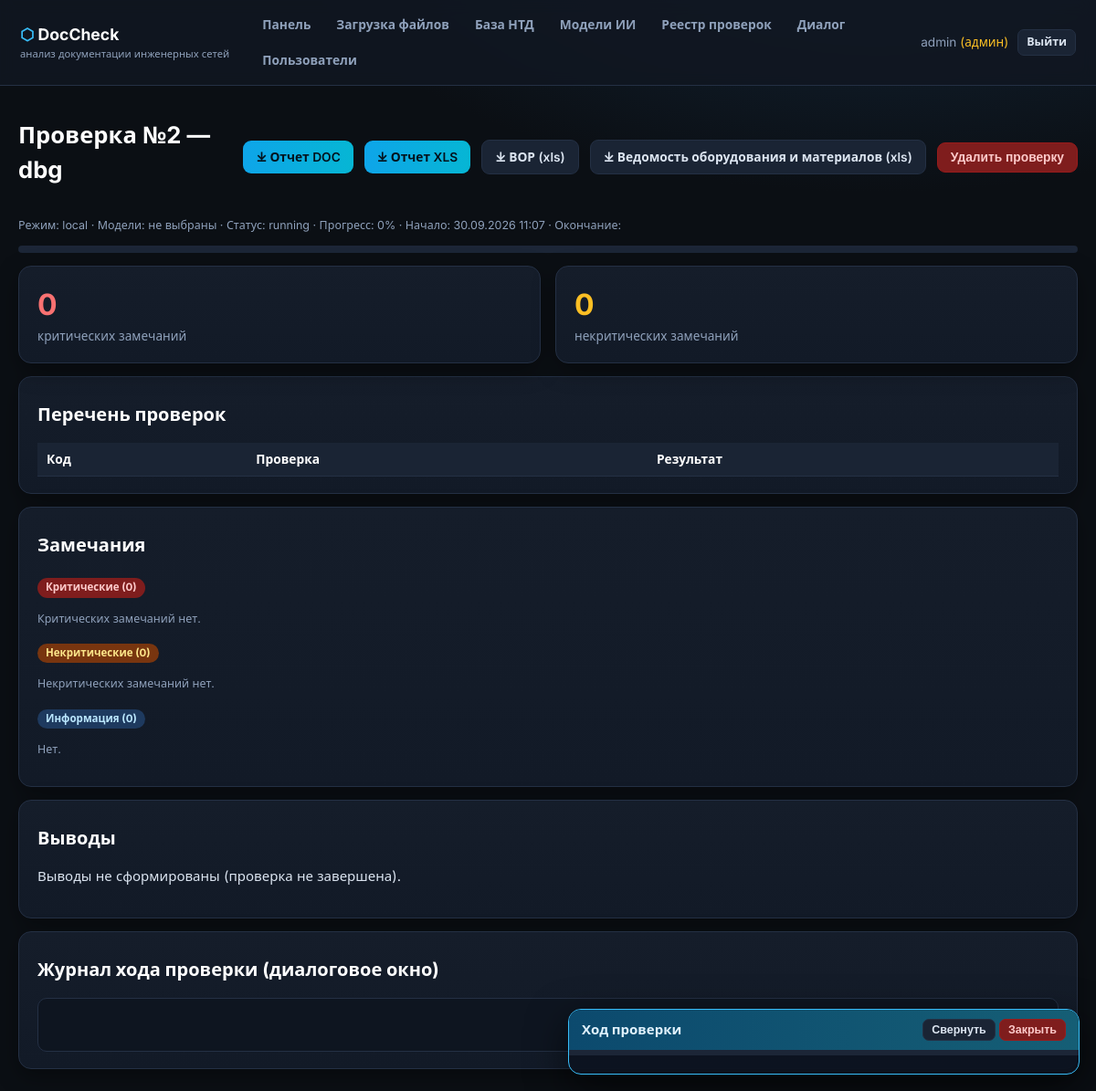
Screenshot of /check/2 (signed in) with the database file from the repository.
### app/models.py (models this page shows, shortened)
class User(UserMixin, db.Model):
    __tablename__ = "users"
    id = db.Column(db.Integer, primary_key=True)
    username = db.Column(db.String(64), unique=True, nullable=False)
    full_name = db.Column(db.String(128), default="")
    email = db.Column(db.String(128), default="")
    password_hash = db.Column(db.String(256), nullable=False)
    role = db.Column(db.String(16), default="user")  # admin | user
    is_blocked = db.Column(db.Boolean, default=False)
    created_at = db.Column(db.DateTime, default=utcnow)
    checks = db.relationship("Check", backref="user", lazy="dynamic")
    @property
    def is_active(self):
        return not self.is_blocked
    @property
    def is_admin(self):
        return self.role == "admin"

class Check(db.Model):
    __tablename__ = "checks"
    id = db.Column(db.Integer, primary_key=True)
    user_id = db.Column(db.Integer, db.ForeignKey("users.id"))
    project_name = db.Column(db.String(256), default="")
    mode = db.Column(db.String(16), default="local")   # local | cloud | hybrid
    models_used = db.Column(db.String(256), default="")
    status = db.Column(db.String(16), default="new")   # new|running|done|error
    progress = db.Column(db.Integer, default=0)        # 0..100
    log_json = db.Column(db.Text, default="[]")        # журнал событий (диалоговое окно)
    result_json = db.Column(db.Text, default="{}")     # структурированный результат
    report_summary = db.Column(db.Text, default="")    # краткие выводы
    critical_count = db.Column(db.Integer, default=0)
    minor_count = db.Column(db.Integer, default=0)
    started_at = db.Column(db.DateTime, default=utcnow)
    finished_at = db.Column(db.DateTime)
    files = db.relationship("UploadedFile", secondary=check_files,
                            backref="checks")

### app/routes/main.py (the view)
@bp.route("/check/<int:check_id>")
@login_required
def check_view(check_id):
    c = db.session.get(Check, check_id) or abort(404)
    if not current_user.is_admin and c.user_id != current_user.id:
        abort(403)
    result = json.loads(c.result_json or "{}")
    log = json.loads(c.log_json or "[]")
    return render_template("check_result.html", c=c, result=result, log=log)

### app/templates/check_result.html (shortened to what this page needs)
{% extends "base.html" %}
{% block content %}
<div class="flex">
  <h1 style="flex:1">Проверка №{{ c.id }} — {{ c.project_name }}</h1>
  <a class="btn btn-primary" href="/api/check/{{ c.id }}/report.docx">⤓ Отчет DOC</a>
  <a class="btn btn-primary" href="/api/check/{{ c.id }}/report.xlsx">⤓ Отчет XLS</a>
  <a class="btn" href="/api/check/{{ c.id }}/bomis.xlsx">⤓ ВОР (xls)</a>
  <a class="btn" href="/api/check/{{ c.id }}/spec.xlsx">⤓ Ведомость оборудования и материалов (xls)</a>
  {% if current_user.is_admin or c.user_id==current_user.id %}
  <button class="btn btn-danger" onclick="delCheck({{ c.id }})">Удалить проверку</button>{% endif %}
</div>
<p class="hint">Режим: {{ c.mode }} · Модели: {{ c.models_used or 'не выбраны' }} ·
Статус: {{ c.status }} · Прогресс: {{ c.progress }}% ·
Начало: {{ c.started_at.strftime('%d.%m.%Y %H:%M') if c.started_at }} ·
Окончание: {{ c.finished_at.strftime('%d.%m.%Y %H:%M') if c.finished_at }}</p>
<div class="progress-line mb"><div style="width:{{ c.progress }}%"></div></div>
<div class="grid cols-2">
  <div class="card stat"><div class="num" style="color:var(--crit)">{{ c.critical_count }}</div><div class="lbl">критических замечаний</div></div>
  <div class="card stat"><div class="num" style="color:var(--warn)">{{ c.minor_count }}</div><div class="lbl">некритических замечаний</div></div>
</div>
<div class="card mt">
  <h2>Перечень проверок</h2>
  <table>
    <tr><th>Код</th><th>Проверка</th><th>Результат</th></tr>
  </table>
</div>
<div class="card mt">
  <h2>Замечания</h2>
  {% set crit = result.get('findings', []) | selectattr('severity','equalto','critical') | list %}
  {% set minor = result.get('findings', []) | selectattr('severity','equalto','minor') | list %}
  {% set info = result.get('findings', []) | selectattr('severity','equalto','info') | list %}
  <h3><span class="badge b-crit">Критические ({{ crit|length }})</span></h3>
  {% for f in crit %}
  <div class="finding critical"><b>[{{ f.check }}]</b> {{ f.message }}
    <div class="ntd">Основание: {{ f.ntd_ref }}</div></div>
  {% else %}<p class="hint">Критических замечаний нет.</p>{% endfor %}
  <h3><span class="badge b-minor">Некритические ({{ minor|length }})</span></h3>
  {% for f in minor %}
  <div class="finding minor"><b>[{{ f.check }}]</b> {{ f.message }}
    <div class="ntd">Основание: {{ f.ntd_ref }}</div></div>
  {% else %}<p class="hint">Некритических замечаний нет.</p>{% endfor %}
  <h3><span class="badge b-info">Информация ({{ info|length }})</span></h3>
  {% for f in info %}
  <div class="finding info"><b>[{{ f.check }}]</b> {{ f.message }}</div>
  {% else %}<p class="hint">Нет.</p>{% endfor %}
</div>
<div class="card mt">
  <h2>Выводы</h2>
  <p style="white-space:pre-wrap">{{ c.report_summary or 'Выводы не сформированы (проверка не завершена).' }}</p>
</div>
<div class="card mt">
  <h2>Журнал хода проверки (диалоговое окно)</h2>
  <div class="dock-log" style="max-height:400px;background:#0e1520;border-radius:10px;border:1px solid var(--line)">
    </div>
</div>
{% endblock %}

### app/templates/base.html (shortened to what this page needs)
<!DOCTYPE html>
<html lang="ru">
<head>
<link rel="stylesheet" href="{{ url_for('static', filename='style.css') }}">
</head>
<body class="{% if not current_user.is_authenticated %}login-body{% endif %}">
{% if current_user.is_authenticated %}
<nav class="topbar">
  <div class="brand"><span class="logo">⬡</span> DocCheck <small>анализ документации инженерных сетей</small></div>
  <div class="nav-links">
    <a href="{{ url_for('main.dashboard') }}" class="{{ 'active' if request.endpoint=='main.dashboard' }}">Панель</a>
    <a href="{{ url_for('main.upload_page') }}" class="{{ 'active' if request.endpoint=='main.upload_page' }}">Загрузка файлов</a>
    <a href="{{ url_for('main.ntd') }}" class="{{ 'active' if request.endpoint.startswith('main.ntd') }}">База НТД</a>
    <a href="{{ url_for('main.models') }}" class="{{ 'active' if request.endpoint=='main.models' }}">Модели ИИ</a>
    <a href="{{ url_for('main.history') }}" class="{{ 'active' if request.endpoint=='main.history' }}">Реестр проверок</a>
    <a href="{{ url_for('main.chat_page') }}" class="{{ 'active' if request.endpoint=='main.chat_page' }}">Диалог</a>
    {% if current_user.is_admin %}<a href="{{ url_for('auth.users') }}" class="{{ 'active' if request.endpoint=='auth.users' }}">Пользователи</a>{% endif %}
  </div>
  <div class="nav-user">
    <span class="uname">{{ current_user.username }}{% if current_user.is_admin %} <em>(админ)</em>{% endif %}</span>
    <a class="btn btn-sm" href="{{ url_for('auth.logout') }}">Выйти</a>
  </div>
</nav>
{% endif %}
<main class="container">
  {% block content %}{% endblock %}
</main>
<div id="progressDock" class="dock hidden">
  <div class="dock-head">
    <b>Ход проверки</b>
    <span>
      <button class="btn btn-sm" onclick="toggleDock()">Свернуть</button>
      <button class="btn btn-sm btn-danger" onclick="closeDock()">Закрыть</button>
    </span>
  </div>
  <div class="dock-bar"><div id="dockFill"></div></div>
  <div id="dockLog" class="dock-log"></div>
</div>
</body>
</html>

### app/static/style.css (style rules this page uses)
:root { --bg:#0b0f14; --bg2:#111722; --panel:#151d2a; --panel2:#1a2434; --line:#243044; --txt:#dbe4f0; --muted:#8fa1bb; --acc:#38bdf8; --acc2:#22d3ee; --ok:#34d399; --warn:#fbbf24; --crit:#f87171; }
* { box-sizing:border-box }
body { margin:0;background:radial-gradient(1200px 600px at 80% -10%, #14283c 0%, var(--bg) 55%) fixed; color:var(--txt);font-family:'Inter',system-ui,sans-serif;font-size:15px;line-height:1.5 }
a { color:var(--acc);text-decoration:none }
h1,h2,h3 { font-weight:700;color:#fff;margin:.4em 0 .8em }
h1 { font-size:1.6rem }
h2 { font-size:1.25rem }
.topbar { display:flex;align-items:center;gap:24px;padding:10px 22px; background:rgba(17,23,34,.85);backdrop-filter:blur(8px);border-bottom:1px solid var(--line); position:sticky;top:0;z-index:50 }
.brand { font-weight:700;font-size:1.1rem;color:#fff;white-space:nowrap }
.brand small { display:block;color:var(--muted);font-weight:400;font-size:.7rem }
.logo { color:var(--acc) }
.nav-links { display:flex;gap:4px;flex-wrap:wrap;flex:1 }
.nav-links a { padding:7px 12px;border-radius:8px;color:var(--muted);font-weight:600;font-size:.86rem }
.nav-user { display:flex;align-items:center;gap:10px }
.uname { color:var(--muted);font-size:.85rem }
.uname em { color:var(--warn);font-style:normal }
.container { max-width:1200px;margin:24px auto;padding:0 20px }
.grid { display:grid;gap:16px }
.grid.cols-2 { grid-template-columns:repeat(auto-fit,minmax(380px,1fr)) }
.card { background:linear-gradient(180deg,var(--panel),#121a27);border:1px solid var(--line); border-radius:14px;padding:18px 20px;box-shadow:0 8px 24px rgba(0,0,0,.35) }
.stat .num { font-size:2rem;font-weight:700;color:var(--acc) }
.stat .lbl { color:var(--muted);font-size:.85rem }
.btn { display:inline-block;background:var(--panel2);border:1px solid var(--line);color:var(--txt); padding:8px 14px;border-radius:9px;font-weight:600;font-size:.86rem;cursor:pointer }
.btn-primary { background:linear-gradient(90deg,#0ea5e9,#06b6d4);border:none;color:#04121c }
.btn-danger { background:#7f1d1d;border-color:#991b1b;color:#fecaca }
.btn-sm { padding:4px 9px;font-size:.78rem;border-radius:7px }
table { width:100%;border-collapse:collapse;font-size:.86rem }
th { background:var(--panel2);color:#fff;text-align:left;padding:8px 10px;border-bottom:1px solid var(--line);position:sticky;top:0 }
.badge { display:inline-block;padding:2px 9px;border-radius:20px;font-size:.72rem;font-weight:700 }
.b-crit { background:#7f1d1d;color:#fecaca }
.b-minor { background:#78350f;color:#fde68a }
.b-info { background:#1e3a5f;color:#bae6fd }
.hint { color:var(--muted);font-size:.78rem }
.dock { position:fixed;right:18px;bottom:18px;width:min(560px,94vw);z-index:99; background:#0d1420f2;border:1px solid var(--acc);border-radius:14px; box-shadow:0 14px 44px rgba(0,0,0,.6);overflow:hidden }
.dock-head { display:flex;justify-content:space-between;align-items:center;padding:10px 14px; background:linear-gradient(90deg,#0c4a6e,#155e75);color:#e0f2fe }
.dock-bar { height:6px;background:#1c2637 }
.dock-log { max-height:260px;overflow:auto;padding:10px 14px;font-family:ui-monospace,monospace; font-size:.78rem;white-space:pre-wrap;color:#c9d7ea }
.flex { display:flex;gap:12px;flex-wrap:wrap;align-items:center }
.mt { margin-top:14px }
.mb { margin-bottom:14px }
.progress-line { height:8px;background:#1c2637;border-radius:6px;overflow:hidden }

### rows the page displays
User: username "admin"
Check: id "2", project_name "dbg", mode "local", models_used "не выбраны", status "running", progress "0", started_at "30.09.2026 11:07", critical_count "0", minor_count "0", report_summary "Выводы не сформированы (проверка не завершена)."

### other values shown
{{ crit|length }} "0"
{{ minor|length }} "0"
{{ info|length }} "0"
